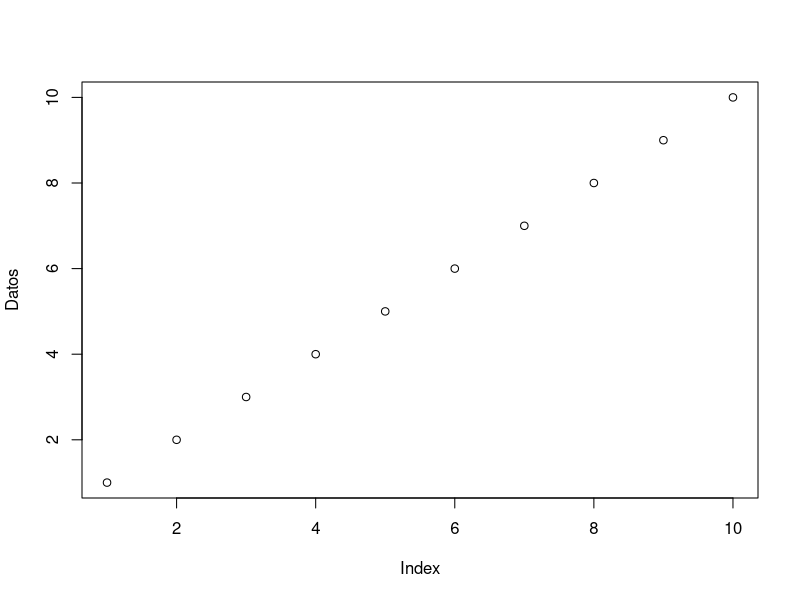
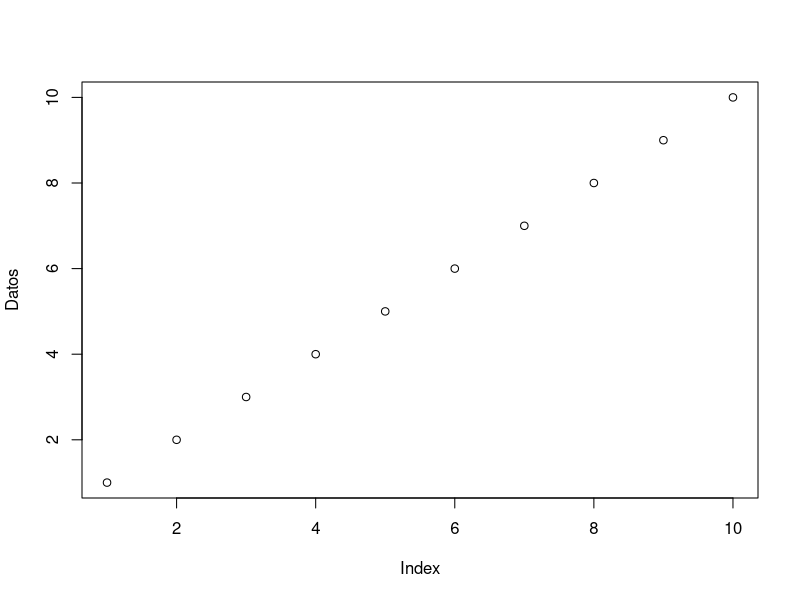
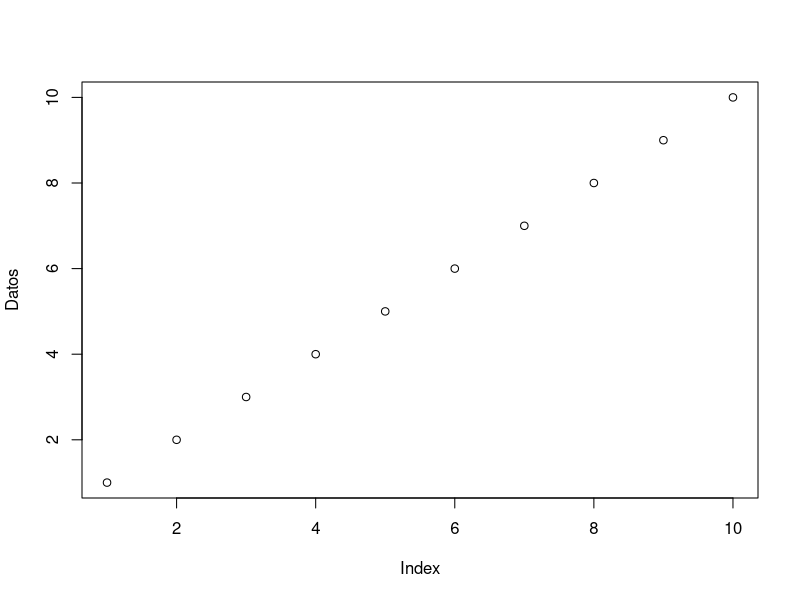
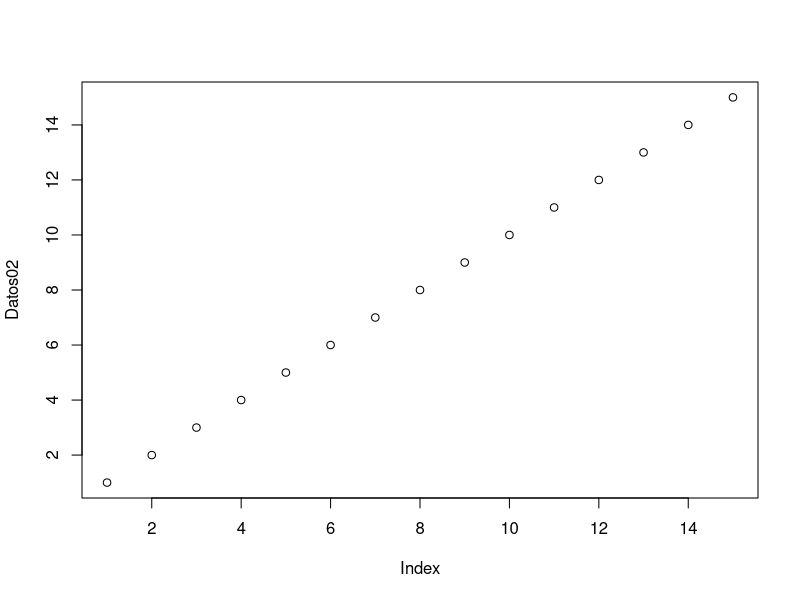

Source code (R) for these figures, in order:
## ---- chunk 1
knitr::opts_chunk$set(echo = TRUE)
## ---- chunk 2
Datos <- 1:10
Datos
## ---- chunk 3
plot(Datos)
## ---- chunk 4
Datos
## ---- chunk 5
plot(Datos)
## ---- chunk 6
plot(Datos)
## ---- chunk 7
Datos02 <- 1:15
plot(Datos02)
